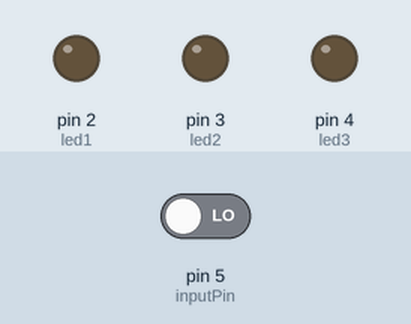
This sketch was run on a simulated Arduino Uno, built with avr-gcc and run on an emulated ATmega328P. On the bench: output pins drawn as LEDs (lit = HIGH). Dashed ring = blinking. The inputs (shaded band) are chosen by the test bench; at power-on: pin 5 (inputPin) LOW.

Above: at 1.2 s.
1.3 s: pin 5 (inputPin) driven HIGH
At 1.45 s:
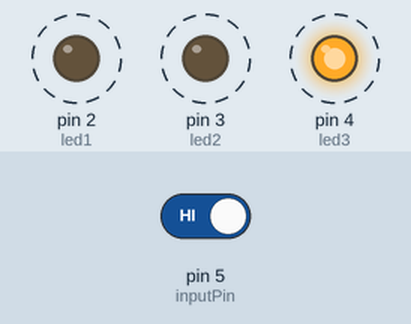
4.3 s: pin 5 (inputPin) driven LOW
At 4.3 s:
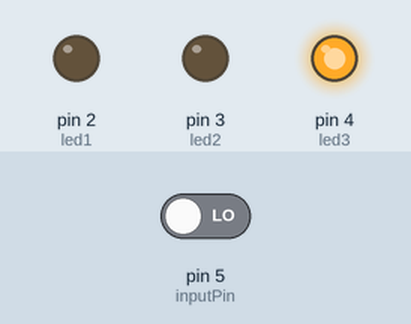
Timing chart, 0 to 7.3 s (numbered marks = the images above; inputs shaded):
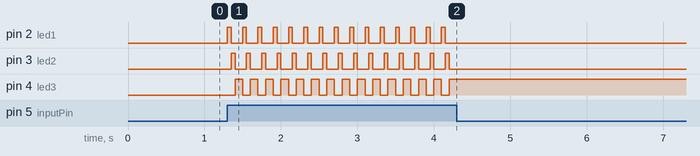

Measured:
- after the input at 1.3 s, pin 2 (led1): alternates HIGH for 0.05 s and LOW for 0.15 s, starting at once; pin 3 (led2): alternates HIGH for 0.05 s and LOW for 0.15 s, starting after 0.05 s; pin 4 (led3): alternates HIGH for 0.10 s and LOW for 0.10 s, starting after 0.10 s
- after the input at 4.3 s, pin 2 (led1), pin 3 (led2): stops changing and stays LOW; pin 4 (led3): stops changing and stays HIGH

The sketch:

sketch_oct13a.ino
```cpp
int inputPin = 5;
int led1 = 2;
int led2 = 3;
int led3 = 4;

int currentLed = 0;

void setup() {
  pinMode(inputPin, INPUT);
  pinMode(led1, OUTPUT);
  pinMode(led2, OUTPUT);
  pinMode(led3, OUTPUT);


  digitalWrite(led1, LOW);
  digitalWrite(led2, LOW);
  digitalWrite(led3, LOW);
}

void loop() {
  int state = digitalRead(inputPin);

  if (state == HIGH) {
    currentLed++;


    if (currentLed > 3) {
      currentLed = 0;
    }


    if (currentLed == 1) {
      digitalWrite(led1, HIGH);
      digitalWrite(led2, LOW);
      digitalWrite(led3, LOW);
    }
    else if (currentLed == 2) {
      digitalWrite(led1, LOW);
      digitalWrite(led2, HIGH);
      digitalWrite(led3, LOW);
    }
    else if (currentLed == 3) {
      digitalWrite(led1, LOW);
      digitalWrite(led2, LOW);
      digitalWrite(led3, HIGH);
    }
    delay(50);
  }
}
```
